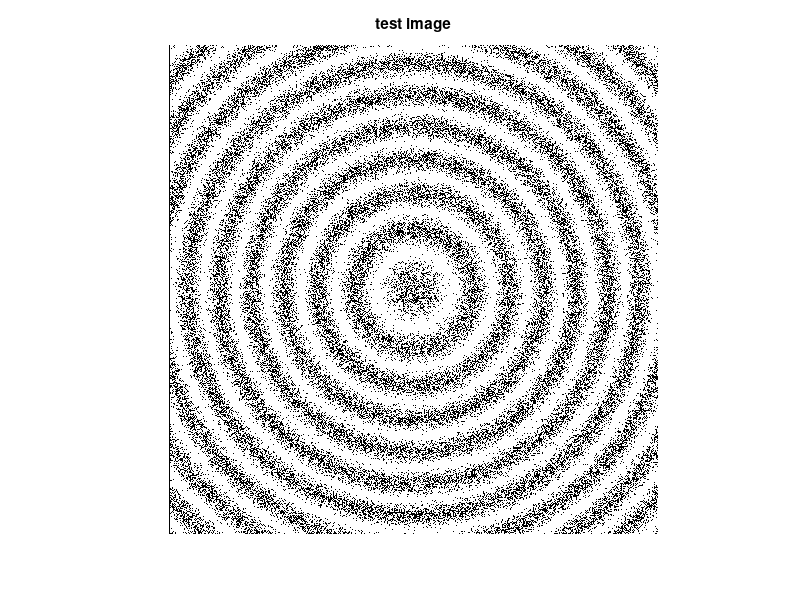

Write MATLAB code to recreate this figure.
function fraun_main()
a=1000 * 10^-9;       % distance from source to image plane
width = 10000 * 10^-9;
height= 10000 * 10^-9;
size = 700;
A0 = 3; %# amplitude of reference wave
A1 = 1; %# amplitude of object wave  A0>>A1: A0/A1>=3
lambda = 632 * 10^-9; % wavelength in nanometers

x=linspace(0,width,size); % vector from 0 to width
y=linspace(0,height,size); % vector from 0 to height
[X,Y]=meshgrid(x,y); % matrices of x and y values at each position

s=Super(A0, A1, X-(width/2), Y-(height/2), a, lambda); % size-by-size (700x700) 
r=rand(size); % 700x700 matrix of random values on [0 1]

im = zeros(size);
im(r<(s/(A0+A1))) = 1; %# do this all at once instead of pixel-by-pixel

% display the image
figure
imshow(im,[])
title('test image')

end % end of function Interference


% Super is now vectorized, so you can give it a matrix of values for x and y
function S = Super(refamp,objamp,x,y,a,lambda)
    r1 = sqrt(a.*a+x.*x+y.*y); % dot notation: multiply element-wise
    S = refamp+(objamp*cos(2*pi*r1/(lambda)));
end % end of function Super